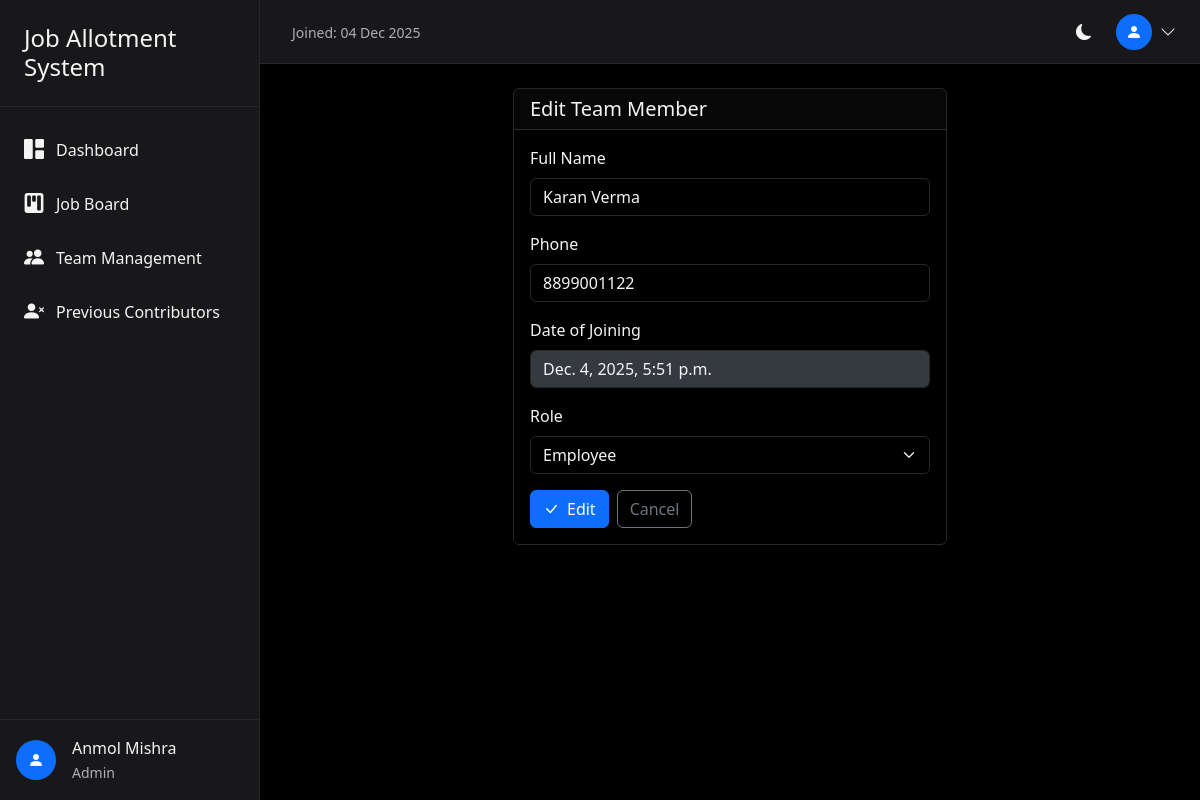
Screenshot of /team/20/edit/ (signed in) with the database file from the repository.
### core/models.py (models this page shows, shortened)
class CustomUser(AbstractUser):
    role = models.CharField(
        max_length=20,
        choices=UserRole.choices,
        default=UserRole.EMPLOYEE
    )
    full_name = models.CharField(max_length=255, blank=True)
    phone = models.CharField(max_length=20, blank=True)
    salary = models.DecimalField(
        max_digits=10,
        decimal_places=2,
        default=45000.00
    )
    rating = models.IntegerField(
        default=5,
        validators=[MinValueValidator(1), MaxValueValidator(5)]
    )
    is_deleted = models.BooleanField(default=False)
    created_at = models.DateTimeField(auto_now_add=True)
    updated_at = models.DateTimeField(auto_now=True)
    class Meta:
        ordering = ['-created_at']

### core/views.py (the view, shortened to what this page needs)
# urls.py: path('team/<int:user_id>/edit/', views.team_edit, name='team_edit'),
@login_required
def team_edit(request, user_id):
    target_user = get_object_or_404(CustomUser, id=user_id, is_deleted=False)
    current_user = request.user
    if current_user.role == UserRole.EMPLOYEE:
        messages.error(request, 'You do not have permission to edit users.')
        return redirect('dashboard')
    if current_user.role == UserRole.SUPERVISOR:
        if target_user.role != UserRole.EMPLOYEE:
            messages.error(request, 'You can only edit employees.')
            return redirect('team_management')
    context = {
        'target_user': target_user,
        'action': 'Edit',
        'can_edit_name': current_user.role == UserRole.ADMIN,
        'can_edit_salary': current_user.role == UserRole.SUPERVISOR,
    }
    return render(request, 'team_form.html', context)

### templates/team_form.html (shortened to what this page needs)
{% extends 'base.html' %}
{% block content %}
<div class="row justify-content-center">
    <div class="col-lg-6">
        <div class="card">
            <div class="card-header">
                <h5 class="mb-0">{{ action }} Team Member</h5>
            </div>
            <div class="card-body">
                <form method="post">
                    {% if can_edit_name %}
                    <div class="mb-3">
                        <label class="form-label">Full Name</label>
                        <input type="text" name="full_name" class="form-control" value="{{ target_user.full_name|default:'' }}" placeholder="Enter full name" required>
                    </div>
                    <div class="mb-3">
                        <label class="form-label">Phone</label>
                        <input type="tel" name="phone" class="form-control" value="{{ target_user.phone|default:'' }}" placeholder="Enter phone number">
                    </div>
                    {% if action == 'Edit' %}
                    <div class="mb-3">
                        <label class="form-label">Date of Joining</label>
                        <input type="tel" name="phone" class="form-control" value="{{ target_user.date_joined|default:'' }}" placeholder="date_joined" disabled>
                    </div>
                    {% endif %}
                    <div class="mb-3">
                        <label class="form-label">Role</label>
                        <select name="role" class="form-select">
                            <option value="EMPLOYEE" {% if target_user.role == 'EMPLOYEE' %}selected{% endif %}>Employee</option>
                        </select>
                    </div>
                    {% endif %}
                    <div class="d-flex gap-2">
                        <button type="submit" class="btn btn-primary">
                            <i class="bi bi-check-lg me-2"></i>{{ action }}
                        </button>
                        <a href="{% url 'team_management' %}" class="btn btn-outline-secondary">Cancel</a>
                    </div>
                </form>
            </div>
        </div>
    </div>
</div>
{% endblock %}

### templates/base.html (shortened to what this page needs)
<!DOCTYPE html>
<html lang="en" data-bs-theme="dark">
  <head>
    <link
      href="https://cdn.jsdelivr.net/npm/bootstrap@5.3.2/dist/css/bootstrap.min.css"
      rel="stylesheet"
    />
    <link
      href="https://cdn.jsdelivr.net/npm/bootstrap-icons@1.11.1/font/bootstrap-icons.css"
      rel="stylesheet"
    />
  </head>
  <body>
    {% if user.is_authenticated %}
    <aside class="sidebar" id="sidebar">
      <div class="sidebar-header">
        <h4 class="mb-0 d-flex align-items-center">Job Allotment System</h4>
      </div>
      <nav class="sidebar-nav">
        <a
          href="{% url 'dashboard' %}"
          class="nav-link {% if request.resolver_match.url_name == 'dashboard' %}active{% endif %}"
        >
          <i class="bi bi-grid-1x2-fill"></i>
          Dashboard
        </a>
        {% if user.role != 'EMPLOYEE' %}
        <a
          href="{% url 'job_board' %}"
          class="nav-link {% if request.resolver_match.url_name == 'job_board' %}active{% endif %}"
        >
          <i class="bi bi-kanban-fill"></i>
          Job Board
        </a>
        {% endif %}  {% if user.role != 'EMPLOYEE' %}
        <a
          href="{% url 'team_management' %}"
          class="nav-link {% if request.resolver_match.url_name == 'team_management' %}active{% endif %}"
        >
          <i class="bi bi-people-fill"></i>
          Team Management
        </a>
        {% endif %} {% if user.role == 'ADMIN' %}
        <a
          href="{% url 'previous_contributors' %}"
          class="nav-link {% if request.resolver_match.url_name == 'previous_contributors' %}active{% endif %}"
        >
          <i class="bi bi-person-x-fill"></i>
          Previous Contributors
        </a>
        {% endif %}
      </nav>
      <div
        class="position-absolute bottom-0 start-0 end-0 p-3 border-top"
        style="border-color: var(--bs-border-color) !important"
      >
        <div class="d-flex align-items-center">
          <div
            class="rounded-circle bg-primary d-flex align-items-center justify-content-center"
            style="width: 40px; height: 40px"
          >
            <i class="bi bi-person-fill text-white"></i>
          </div>
          <div class="ms-3">
            <div class="fw-medium">
              {{ user.full_name|default:user.username }}
            </div>
            <small class="text-muted">{{ user.get_role_display }}</small>
          </div>
        </div>
      </div>
    </aside>
    <div class="main-wrapper">
      <header class="top-header">
        <div class="ms-2">
          <span class="text-muted small"
            >Joined: {{ user.date_joined|date:"d M Y" }}</span
          >
        </div>
        <div class="d-flex align-items-center gap-3 ms-auto">
          <div class="theme-toggle" onclick="toggleTheme()">
            <i class="bi bi-moon-fill" id="theme-icon"></i>
          </div>
          <div class="dropdown">
            <div
              class="user-dropdown d-flex align-items-center"
              data-bs-toggle="dropdown"
            >
              <div
                class="rounded-circle bg-primary d-flex align-items-center justify-content-center"
                style="width: 36px; height: 36px"
              >
                <i class="bi bi-person-fill text-white"></i>
              </div>
              <i class="bi bi-chevron-down ms-2"></i>
            </div>
          </div>
        </div>
      </header>
      <main class="main-content">
         {% block content %}{% endblock %}
      </main>
    </div>
    {% else %}
    <main>{% block auth_content %}{% endblock %}</main>
    {% endif %}
  </body>
</html>

### templates/base.html (style rules this page uses)
:root { --sidebar-width: 260px; }
[data-bs-theme="dark"] { --bs-body-bg: #000; --bs-body-color: #f4f4f5; --bs-card-bg: #18181b; --bs-border-color: #27272a; }
body { min-height: 100vh; background-color: var(--bs-body-bg); }
.sidebar { width: var(--sidebar-width); position: fixed; top: 0; left: 0; height: 100vh; background-color: var(--bs-card-bg); border-right: 1px solid var(--bs-border-color); z-index: 10; transition: transform 0.3s ease; }
.sidebar-header { padding: 1.5rem; border-bottom: 1px solid var(--bs-border-color); }
.sidebar-nav { padding: 1rem 0; }
.nav-link { display: flex; align-items: center; padding: 0.75rem 1.5rem; color: var(--bs-body-color); text-decoration: none; transition: all 0.2s; }
.nav-link i { margin-right: 0.75rem; font-size: 1.25rem; }
.main-wrapper { margin-left: var(--sidebar-width); min-height: 100vh; }
.top-header { height: 64px; background-color: var(--bs-card-bg); border-bottom: 1px solid var(--bs-border-color); display: flex; align-items: center; justify-content: space-between; padding: 0 1.5rem; position: sticky; top: 0; z-index: 999; }
.main-content { padding: 1.5rem; }
.card { background-color: var(--bs-card-bg); border: 1px solid var(--bs-border-color); }
.theme-toggle { cursor: pointer; padding: 0.5rem; border-radius: 0.375rem; transition: background-color 0.2s; }
.user-dropdown { cursor: pointer; }

### rows the page displays
CustomUser: full_name "Anmol Mishra", role "Admin", date_joined "04 Dec 2025"
CustomUser: full_name "Karan Verma", phone "8899001122", phone "Dec. 4, 2025, 5:51 p.m.", role "Employee"

### other values shown
{{ action }} "Edit"
